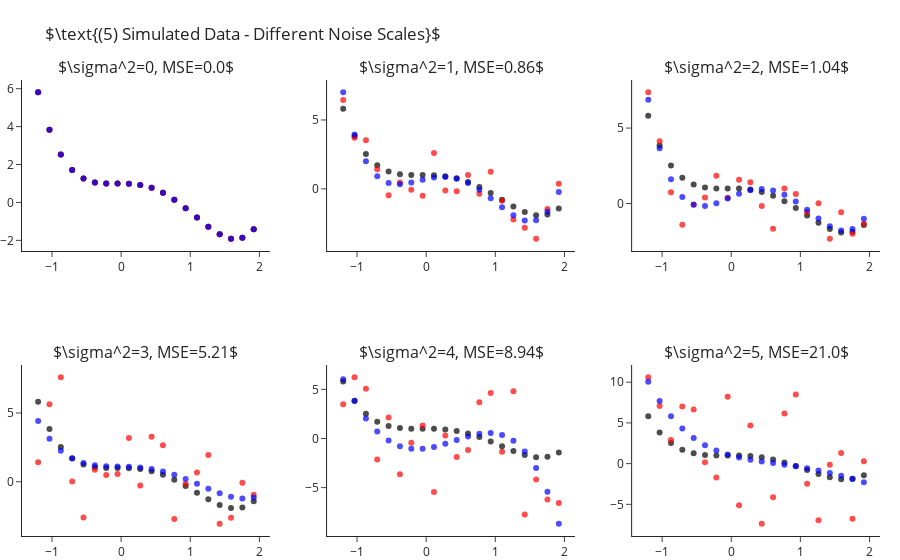

Here is the notebook cell this chart was saved with:
### Markdown cell above
How is it that we are able to fit "better" models for $k$s larger than the true one? As we increase $k$ we enable the model
more "degrees of freedom" to try and adapt itself to the observed data. The higher $k$ the more the learner will "go after
the noise" and miss the real signal of the data. In other words, what we have just observed is what is known as **overfitting**.

Later in the course we will learn methods for detection and avoidance of overfitting.


## Fitting Polynomial Over Different Sample Noise Levels

Next, let us set $k=4$ (the true values) and study the outputted models when training over different noise levels. Though
we will only be changing the scale of the noise (i.e. the variance, $\sigma^2$), changing other properties such as its
distribution is interesting too. As we would expect, as we increase the scale of the noise our error increases. We can
observe this also in a visual manner, where the fitted polynomial (in blue) less and less resembles the actual model (in black).

### Code cell
scales = range(6)
fig = make_subplots(2, 3, subplot_titles=list(map(str, scales)))
for i, s in enumerate(scales):
    r,c = i//3+1, i%3+1
    
    y = y_ + np.random.normal(scale=s, size=len(y_))
    y_hat = make_pipeline(PolynomialFeatures(4), LinearRegression(fit_intercept=False)).fit(X, y).predict(X)

    fig.add_traces([go.Scatter(x=x, y=y_, mode="markers", name="Real Points",  marker=dict(color="black", opacity=.7), showlegend=False),
                    go.Scatter(x=x, y=y, mode="markers", name="Observed Points",  marker=dict(color="red", opacity=.7), showlegend=False),
                    go.Scatter(x=x, y=y_hat, mode="markers", name="Predicted Points",  marker=dict(color="blue", opacity=.7), showlegend=False)], rows=r, cols=c)
    fig["layout"]["annotations"][i]["text"] = rf"$\sigma^2={{0}}, MSE={{1}}$".format(s, round(np.mean((y-y_hat)**2), 2))

fig.update_layout(title=r"$\text{(5) Simulated Data - Different Noise Scales}$", margin=dict(t=80)).show()

### Figure 1 — Plotly figure (JSON) as saved in the notebook; plotly's stock layout.template omitted (floating-point values rounded to 4 significant figures)
{"data": [{"marker": {"color": "black", "opacity": 0.7}, "mode": "markers", "name": "Real Points", "showlegend": false, "x": [-1.2, -1.036, -0.8718, -0.7077, -0.5436, -0.3795, -0.2154, -0.05128, 0.1128, 0.2769, 0.441, 0.6051, 0.7692, 0.9333, 1.097, 1.262, 1.426, 1.59, 1.754, 1.918], "y": [5.81, 3.838, 2.523, 1.709, 1.261, 1.058, 0.9989, 0.999, 0.9909, 0.9251, 0.769, 0.5078, 0.1439, -0.3028, -0.7951, -1.278, -1.68, -1.912, -1.866, -1.418], "type": "scatter", "xaxis": "x", "yaxis": "y"}, {"marker": {"color": "red", "opacity": 0.7}, "mode": "markers", "name": "Observed Points", "showlegend": false, "x": [-1.2, -1.036, -0.8718, -0.7077, -0.5436, -0.3795, -0.2154, -0.05128, 0.1128, 0.2769, 0.441, 0.6051, 0.7692, 0.9333, 1.097, 1.262, 1.426, 1.59, 1.754, 1.918], "y": [5.81, 3.838, 2.523, 1.709, 1.261, 1.058, 0.9989, 0.999, 0.9909, 0.9251, 0.769, 0.5078, 0.1439, -0.3028, -0.7951, -1.278, -1.68, -1.912, -1.866, -1.418], "type": "scatter", "xaxis": "x", "yaxis": "y"}, {"marker": {"color": "blue", "opacity": 0.7}, "mode": "markers", "name": "Predicted Points", "showlegend": false, "x": [-1.2, -1.036, -0.8718, -0.7077, -0.5436, -0.3795, -0.2154, -0.05128, 0.1128, 0.2769, 0.441, 0.6051, 0.7692, 0.9333, 1.097, 1.262, 1.426, 1.59, 1.754, 1.918], "y": [5.81, 3.838, 2.523, 1.709, 1.261, 1.058, 0.9989, 0.999, 0.9909, 0.9251, 0.769, 0.5078, 0.1439, -0.3028, -0.7951, -1.278, -1.68, -1.912, -1.866, -1.418], "type": "scatter", "xaxis": "x", "yaxis": "y"}, {"marker": {"color": "black", "opacity": 0.7}, "mode": "markers", "name": "Real Points", "showlegend": false, "x": [-1.2, -1.036, -0.8718, -0.7077, -0.5436, -0.3795, -0.2154, -0.05128, 0.1128, 0.2769, 0.441, 0.6051, 0.7692, 0.9333, 1.097, 1.262, 1.426, 1.59, 1.754, 1.918], "y": [5.81, 3.838, 2.523, 1.709, 1.261, 1.058, 0.9989, 0.999, 0.9909, 0.9251, 0.769, 0.5078, 0.1439, -0.3028, -0.7951, -1.278, -1.68, -1.912, -1.866, -1.418], "type": "scatter", "xaxis": "x2", "yaxis": "y2"}, {"marker": {"color": "red", "opacity": 0.7}, "mode": "markers", "name": "Observed Points", "showlegend": false, "x": [-1.2, -1.036, -0.8718, -0.7077, -0.5436, -0.3795, -0.2154, -0.05128, 0.1128, 0.2769, 0.441, 0.6051, 0.7692, 0.9333, 1.097, 1.262, 1.426, 1.59, 1.754, 1.918], "y": [6.448, 3.705, 3.537, 1.424, -0.4593, 0.4655, -0.05819, -0.493, 2.607, -0.1183, -0.1768, 1.007, -0.347, 1.243, -0.8608, -2.216, -2.822, -3.615, -1.469, 0.3732], "type": "scatter", "xaxis": "x2", "yaxis": "y2"}, {"marker": {"color": "blue", "opacity": 0.7}, "mode": "markers", "name": "Predicted Points", "showlegend": false, "x": [-1.2, -1.036, -0.8718, -0.7077, -0.5436, -0.3795, -0.2154, -0.05128, 0.1128, 0.2769, 0.441, 0.6051, 0.7692, 0.9333, 1.097, 1.262, 1.426, 1.59, 1.754, 1.918], "y": [7.008, 3.943, 2.002, 0.9089, 0.4229, 0.3335, 0.463, 0.6658, 0.8285, 0.87, 0.7413, 0.4256, -0.06164, -0.6729, -1.328, -1.916, -2.291, -2.278, -1.668, -0.2203], "type": "scatter", "xaxis": "x2", "yaxis": "y2"}, {"marker": {"color": "black", "opacity": 0.7}, "mode": "markers", "name": "Real Points", "showlegend": false, "x": [-1.2, -1.036, -0.8718, -0.7077, -0.5436, -0.3795, -0.2154, -0.05128, 0.1128, 0.2769, 0.441, 0.6051, 0.7692, 0.9333, 1.097, 1.262, 1.426, 1.59, 1.754, 1.918], "y": [5.81, 3.838, 2.523, 1.709, 1.261, 1.058, 0.9989, 0.999, 0.9909, 0.9251, 0.769, 0.5078, 0.1439, -0.3028, -0.7951, -1.278, -1.68, -1.912, -1.866, -1.418], "type": "scatter", "xaxis": "x3", "yaxis": "y3"}, {"marker": {"color": "red", "opacity": 0.7}, "mode": "markers", "name": "Observed Points", "showlegend": false, "x": [-1.2, -1.036, -0.8718, -0.7077, -0.5436, -0.3795, -0.2154, -0.05128, 0.1128, 0.2769, 0.441, 0.6051, 0.7692, 0.9333, 1.097, 1.262, 1.426, 1.59, 1.754, 1.918], "y": [7.371, 4.132, 0.7521, -1.404, -0.05685, 0.3963, 1.841, 0.3902, 1.582, 1.408, -0.1567, -1.665, 0.9928, 0.6277, -0.5805, 0.01411, -2.33, -0.5808, -2.003, -1.342], "type": "scatter", "xaxis": "x3", "yaxis": "y3"}, {"marker": {"color": "blue", "opacity": 0.7}, "mode": "markers", "name": "Predicted Points", "showlegend": false, "x": [-1.2, -1.036, -0.8718, -0.7077, -0.5436, -0.3795, -0.2154, -0.05128, 0.1128, 0.2769, 0.441, 0.6051, 0.7692, 0.9333, 1.097, 1.262, 1.426, 1.59, 1.754, 1.918], "y": [6.87, 3.671, 1.614, 0.4393, -0.08625, -0.1665, 0.02309, 0.3355, 0.6521, 0.8829, 0.9661, 0.8686, 0.5855, 0.1406, -0.414, -0.9977, -1.502, -1.788, -1.691, -1.016], "type": "scatter", "xaxis": "x3", "yaxis": "y3"}, {"marker": {"color": "black", "opacity": 0.7}, "mode": "markers", "name": "Real Points", "showlegend": false, "x": [-1.2, -1.036, -0.8718, -0.7077, -0.5436, -0.3795, -0.2154, -0.05128, 0.1128, 0.2769, 0.441, 0.6051, 0.7692, 0.9333, 1.097, 1.262, 1.426, 1.59, 1.754, 1.918], "y": [5.81, 3.838, 2.523, 1.709, 1.261, 1.058, 0.9989, 0.999, 0.9909, 0.9251, 0.769, 0.5078, 0.1439, -0.3028, -0.7951, -1.278, -1.68, -1.912, -1.866, -1.418], "type": "scatter", "xaxis": "x4", "yaxis": "y4"}, {"marker": {"color": "red", "opacity": 0.7}, "mode": "markers", "name": "Observed Points", "showlegend": false, "x": [-1.2, -1.036, -0.8718, -0.7077, -0.5436, -0.3795, -0.2154, -0.05128, 0.1128, 0.2769, 0.441, 0.6051, 0.7692, 0.9333, 1.097, 1.262, 1.426, 1.59, 1.754, 1.918], "y": [1.41, 5.634, 7.594, 0.02241, -2.603, 0.8743, 0.489, 0.5622, 3.179, -0.2697, 3.279, 2.647, -2.715, -0.1656, 0.6793, 1.954, -3.048, -2.623, -0.0705, -0.9462], "type": "scatter", "xaxis": "x4", "yaxis": "y4"}, {"marker": {"color": "blue", "opacity": 0.7}, "mode": "markers", "name": "Predicted Points", "showlegend": false, "x": [-1.2, -1.036, -0.8718, -0.7077, -0.5436, -0.3795, -0.2154, -0.05128, 0.1128, 0.2769, 0.441, 0.6051, 0.7692, 0.9333, 1.097, 1.262, 1.426, 1.59, 1.754, 1.918], "y": [4.41, 3.122, 2.247, 1.689, 1.365, 1.202, 1.136, 1.113, 1.092, 1.038, 0.9301, 0.7552, 0.5116, 0.2072, -0.1393, -0.4995, -0.8344, -1.095, -1.222, -1.146], "type": "scatter", "xaxis": "x4", "yaxis": "y4"}, {"marker": {"color": "black", "opacity": 0.7}, "mode": "markers", "name": "Real Points", "showlegend": false, "x": [-1.2, -1.036, -0.8718, -0.7077, -0.5436, -0.3795, -0.2154, -0.05128, 0.1128, 0.2769, 0.441, 0.6051, 0.7692, 0.9333, 1.097, 1.262, 1.426, 1.59, 1.754, 1.918], "y": [5.81, 3.838, 2.523, 1.709, 1.261, 1.058, 0.9989, 0.999, 0.9909, 0.9251, 0.769, 0.5078, 0.1439, -0.3028, -0.7951, -1.278, -1.68, -1.912, -1.866, -1.418], "type": "scatter", "xaxis": "x5", "yaxis": "y5"}, {"marker": {"color": "red", "opacity": 0.7}, "mode": "markers", "name": "Observed Points", "showlegend": false, "x": [-1.2, -1.036, -0.8718, -0.7077, -0.5436, -0.3795, -0.2154, -0.05128, 0.1128, 0.2769, 0.441, 0.6051, 0.7692, 0.9333, 1.097, 1.262, 1.426, 1.59, 1.754, 1.918], "y": [3.48, 6.225, 5.062, -2.135, 2.144, -3.652, -0.4375, 1.318, -5.453, 0.3128, -1.895, -1.168, 3.676, 4.616, -1.342, 4.81, -7.737, -4.169, -6.21, -6.559], "type": "scatter", "xaxis": "x5", "yaxis": "y5"}, {"marker": {"color": "blue", "opacity": 0.7}, "mode": "markers", "name": "Predicted Points", "showlegend": false, "x": [-1.2, -1.036, -0.8718, -0.7077, -0.5436, -0.3795, -0.2154, -0.05128, 0.1128, 0.2769, 0.441, 0.6051, 0.7692, 0.9333, 1.097, 1.262, 1.426, 1.59, 1.754, 1.918], "y": [6.03, 3.805, 2.044, 0.7153, -0.2147, -0.7875, -1.051, -1.057, -0.8658, -0.5426, -0.1583, 0.2098, 0.4784, 0.5585, 0.3547, -0.234, -1.315, -3.001, -5.412, -8.672], "type": "scatter", "xaxis": "x5", "yaxis": "y5"}, {"marker": {"color": "black", "opacity": 0.7}, "mode": "markers", "name": "Real Points", "showlegend": false, "x": [-1.2, -1.036, -0.8718, -0.7077, -0.5436, -0.3795, -0.2154, -0.05128, 0.1128, 0.2769, 0.441, 0.6051, 0.7692, 0.9333, 1.097, 1.262, 1.426, 1.59, 1.754, 1.918], "y": [5.81, 3.838, 2.523, 1.709, 1.261, 1.058, 0.9989, 0.999, 0.9909, 0.9251, 0.769, 0.5078, 0.1439, -0.3028, -0.7951, -1.278, -1.68, -1.912, -1.866, -1.418], "type": "scatter", "xaxis": "x6", "yaxis": "y6"}, {"marker": {"color": "red", "opacity": 0.7}, "mode": "markers", "name": "Observed Points", "showlegend": false, "x": [-1.2, -1.036, -0.8718, -0.7077, -0.5436, -0.3795, -0.2154, -0.05128, 0.1128, 0.2769, 0.441, 0.6051, 0.7692, 0.9333, 1.097, 1.262, 1.426, 1.59, 1.754, 1.918], "y": [10.6, 7.084, 2.894, 7.002, 6.661, 0.17, -1.692, 8.219, -5.107, 4.669, -7.379, -4.133, 6.145, 8.503, -2.48, -6.946, -0.1343, 1.296, -6.766, 0.2817], "type": "scatter", "xaxis": "x6", "yaxis": "y6"}, {"marker": {"color": "blue", "opacity": 0.7}, "mode": "markers", "name": "Predicted Points", "showlegend": false, "x": [-1.2, -1.036, -0.8718, -0.7077, -0.5436, -0.3795, -0.2154, -0.05128, 0.1128, 0.2769, 0.441, 0.6051, 0.7692, 0.9333, 1.097, 1.262, 1.426, 1.59, 1.754, 1.918], "y": [10.07, 7.704, 5.809, 4.314, 3.154, 2.27, 1.607, 1.115, 0.7516, 0.4765, 0.2563, 0.06226, -0.129, -0.3359, -0.5714, -0.8436, -1.155, -1.504, -1.882, -2.277], "type": "scatter", "xaxis": "x6", "yaxis": "y6"}], "layout": {"xaxis": {"anchor": "y", "domain": [0.0, 0.2889]}, "yaxis": {"anchor": "x", "domain": [0.625, 1.0]}, "xaxis2": {"anchor": "y2", "domain": [0.3556, 0.6444]}, "yaxis2": {"anchor": "x2", "domain": [0.625, 1.0]}, "xaxis3": {"anchor": "y3", "domain": [0.7111, 1.0]}, "yaxis3": {"anchor": "x3", "domain": [0.625, 1.0]}, "xaxis4": {"anchor": "y4", "domain": [0.0, 0.2889]}, "yaxis4": {"anchor": "x4", "domain": [0.0, 0.375]}, "xaxis5": {"anchor": "y5", "domain": [0.3556, 0.6444]}, "yaxis5": {"anchor": "x5", "domain": [0.0, 0.375]}, "xaxis6": {"anchor": "y6", "domain": [0.7111, 1.0]}, "yaxis6": {"anchor": "x6", "domain": [0.0, 0.375]}, "annotations": [{"font": {"size": 16}, "showarrow": false, "text": "$\\sigma^2=0, MSE=0.0$", "x": 0.1444, "xanchor": "center", "xref": "paper", "y": 1.0, "yanchor": "bottom", "yref": "paper"}, {"font": {"size": 16}, "showarrow": false, "text": "$\\sigma^2=1, MSE=0.86$", "x": 0.5, "xanchor": "center", "xref": "paper", "y": 1.0, "yanchor": "bottom", "yref": "paper"}, {"font": {"size": 16}, "showarrow": false, "text": "$\\sigma^2=2, MSE=1.04$", "x": 0.8556, "xanchor": "center", "xref": "paper", "y": 1.0, "yanchor": "bottom", "yref": "paper"}, {"font": {"size": 16}, "showarrow": false, "text": "$\\sigma^2=3, MSE=5.21$", "x": 0.1444, "xanchor": "center", "xref": "paper", "y": 0.375, "yanchor": "bottom", "yref": "paper"}, {"font": {"size": 16}, "showarrow": false, "text": "$\\sigma^2=4, MSE=8.94$", "x": 0.5, "xanchor": "center", "xref": "paper", "y": 0.375, "yanchor": "bottom", "yref": "paper"}, {"font": {"size": 16}, "showarrow": false, "text": "$\\sigma^2=5, MSE=21.0$", "x": 0.8556, "xanchor": "center", "xref": "paper", "y": 0.375, "yanchor": "bottom", "yref": "paper"}], "margin": {"t": 80}, "title": {"text": "$\\text{(5) Simulated Data - Different Noise Scales}$"}}}
